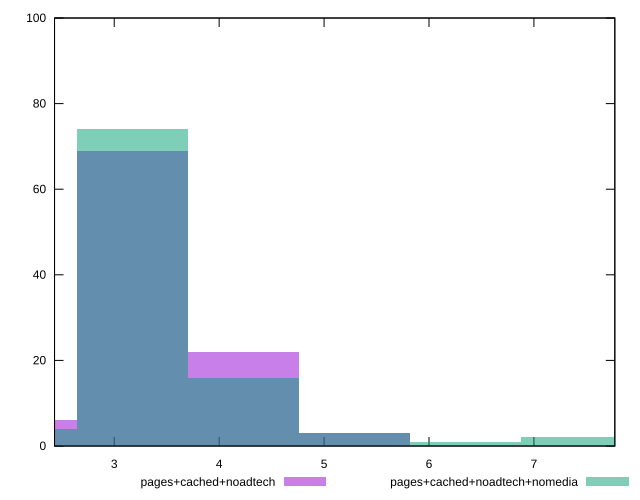

Recreate this plot in gnuplot.
reset

$pagesCachedNoadtech <<EOF
4.2304955326055165 22
3.1728716494541374 69
2.1152477663027582 6
5.288119415756896 3
EOF

$pagesCachedNoadtechNomedia <<EOF
3.1728716494541374 74
4.2304955326055165 16
5.288119415756896 3
2.1152477663027582 4
6.345743298908275 1
7.403367182059654 2
EOF

set key outside below
set boxwidth 1.0576238831513791
set xrange [2.4309999999999996:7.771]
set yrange [0:100]
set trange [0:100]
set style fill transparent solid 0.5 noborder
set terminal svg size 640, 500 enhanced background rgb 'white'
set output "report_00009_2021-02-08T22-37-41.559Z/server-response-time/comparison/histogram/2_vs_3.svg"

plot $pagesCachedNoadtech title "pages+cached+noadtech" with boxes, \
     $pagesCachedNoadtechNomedia title "pages+cached+noadtech+nomedia" with boxes

reset
